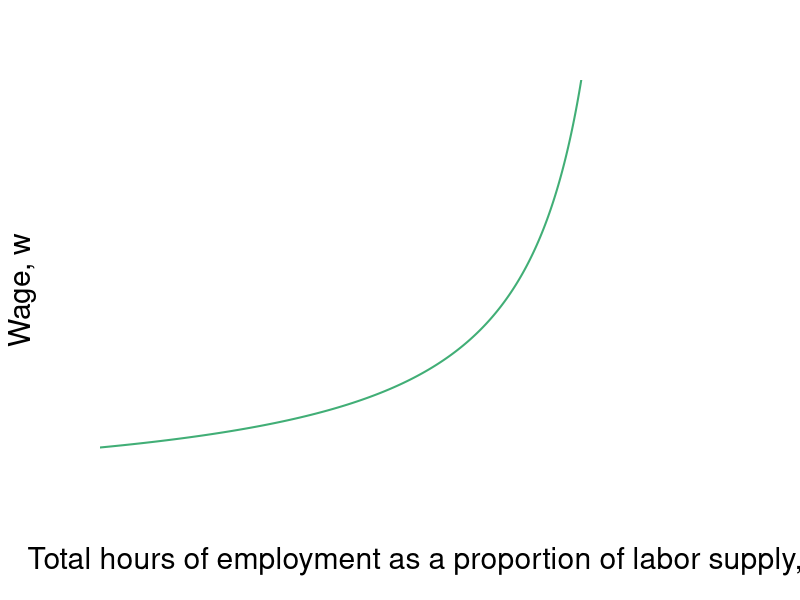

R code for this plot: (Note: this script raises an error after producing the figure.)
require(shape)
require(plotrix)
pdf(file = "employment/noshirking_wage.pdf", width = 9, height = 7)

#Set parameters for graphics
axislabelsize <- 1.8
labelsize <- 1.5
namesize <- 1.8
annotatesize <- 1.5
graphlinewidth <- 2
segmentlinewidth <- 1.5

COL <- c("#7fc97f", "#beaed4", "#fdc086", "#ffff99", "#386cb0", "#f0027f", "#bf5b17", "#666666")
COLA <- c("#e0f3db", "#99d8c9","#66c2a4","#41ae76", "#238b45", "#005824")
COLB <- c("#c6dbef", "#4eb3d3", "#2b8cbe", "#0868ac","#084081")
COLC <- c("#fcfbfd", "#efedf5", "#dadaeb", "#bcbddc", "#9e9ac8", "#807dba", "#6a51a3", "#54278f", "#3f007d")
grays <- gray.colors(25, start = 1, end = 0)


WageFn <- function(H, delta = 5) {
  delta /(1 - H)
}

Fn1 <- function(h, ubar = 0.5, t = 1 ) {
  WageFn <- function(H, delta = 5) {
    delta /(1 - H) + (ubar*h)/t*(1-h)^2
  }
  
}

par(mar =  c(5, 5, 4, 2))

xlims <- c(0, 1.2)
ylims <- c(0, 40)

plot(0, 0, xlim = xlims, ylim = ylims, type = "n",
     xlab = expression(paste("Total hours of employment as a proportion of labor supply, ", H)),
     ylab = expression(paste("Wage, ", w)),
     xaxt = "n", 
     yaxt = "n",
     cex.lab = axislabelsize, 
     bty = "n", 
     xaxs="i", 
     yaxs="i")

npts <- 500 
npts2 <- 501
#Specify the sequences of points for graphing. 
xx1 <- seq(xlims[1], 0.9, length.out = npts)
xx2 <- seq(xlims[1], xlims[2], length.out = npts)
xx3 <- seq(xlims[1], xlims[2], length.out = npts2)
xx4 <- seq(xlims[1], 25, length.out = npts2)

#Draw the lines for the graphs
lines(xx1, WageFn(xx1), col = COLA[4], lwd = graphlinewidth)
lines(xx1, Fn1(xx1), col = COLA[4], lwd = graphlinewidth)

#lines(xx2, solowCondition(xx2, delta = 5), col = COL[3], lwd = 4)
#lines(xx2, solowInfeas(xx2, delta = 5), col = COL[1], lwd = 4, lty = 2)

#Customize ticks and labels for the plot
ticksy <- c(0, 2.5, 5,  40)
ylabels <- c(0, expression(paste(B)), expression(paste(B+underline(u)[t])), NA)
ticksx <- c(0, 1, xlims[2])
xlabels <- c(0, 1.0, NA)
axis(1, at = ticksx, pos = 0, labels = xlabels, cex.axis = labelsize)
axis(2, at = ticksy, pos = 0, labels = ylabels, las = 1,cex.axis = labelsize)

#Annotation of the  graphs
text(0.67, 35, expression(paste("Wage Curve, ", w^N,(H))), cex = labelsize)

#Labor supply
segments(1, 0, 1, 42, lty = 2, lwd = segmentlinewidth, col = grays[20])
text(1.07, 38, expression(paste("Labor")), cex = labelsize)
text(1.07, 36, expression(paste("supply")), cex = labelsize)

#Line for the absolute maximum quality
#segments(1, 0, 1, 42, lty = 2, lwd = 3, col = "darkgray")
#segments(0.75, 0, 0.75, 20, lty = 2, lwd = 2, col = "darkgray")

#Arrow to Slope of BRF
#Arrows(0.5, 13, 0.58, 13, col = "black", lty = 1, lwd = 2, arr.type = "triangle")
#text(0.35, 13, expression(paste("Slope = " - u[q], " = ", frac(delta, (1 - q)^2))))


#Arrows(0.8, 15, 0.8, 19, col = "black", lty = 1, lwd = 2, arr.type = "triangle")
#Arrows(0.8, 15, 0.8, 6, col = "black", lty = 1, lwd = 2, arr.type = "triangle")
#text(0.92, 12.5, expression(paste("Employment Rent")))

#Text to indicate delta = 5
#text(0.2, 38, expression(paste("Wage Function")))
#text(0.2, 36, expression(paste("set to ", delta, " = 5")))


#Zero profit condition 
#segments(0, 20, 0.75, 20, lty = 1, lwd = 2, col = "darkgray")
#segments(0.75, 20, 1.2, 20, lty = 2, lwd = 2, col = "darkgray")

#Unemployment benefits & a
#segments(0, 5, 1.2, 5, lty = 2, lwd = 2, col = grays[20])
#segments(0, 2.5, 1.2, 2.5, lty = 2, lwd = 2, col = grays[20])

#Zero profit condition
#text(1.02, 21, expression(paste("Zero profit condition, ", w == w[0])))
#text(0.95, 6, expression(paste(B + underline(u)[t], " (opportunity cost of work)")),cex = labelsize,xpd =TRUE)
#text(0.95, 3.5, expression(paste(B, " (unemployment benefits)")),cex = labelsize, xpd =TRUE)
#text(1.08, 36, expression(paste("level of")))
#text(1.08, 34, expression(paste("employment, ", bar(H))))


dev.off()
